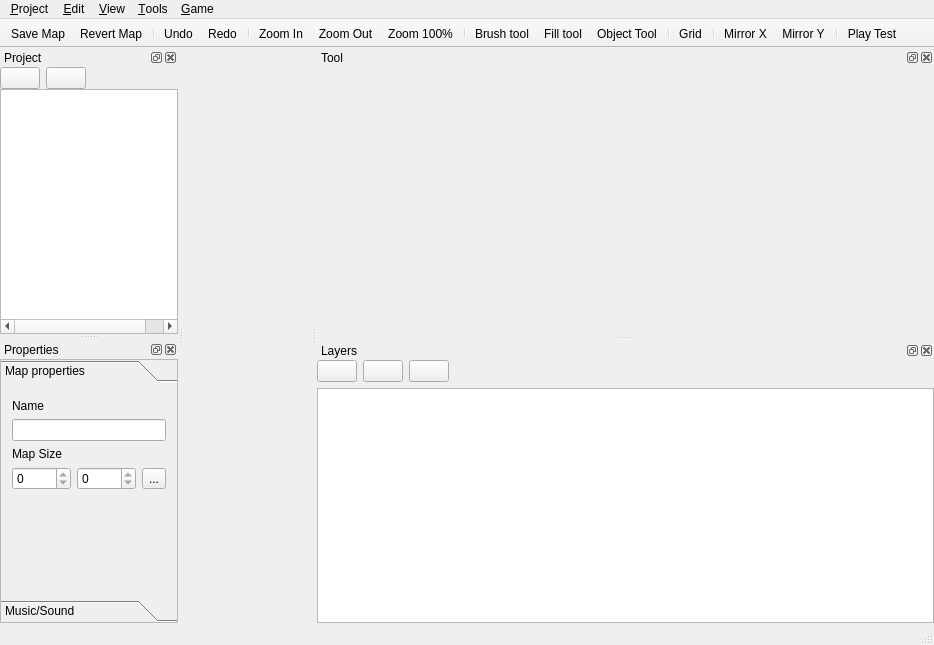
<?xml version="1.0" encoding="UTF-8"?>
<ui version="4.0">
 <class>MainWindow</class>
 <widget class="QMainWindow" name="MainWindow">
  <property name="geometry">
   <rect>
    <x>0</x>
    <y>0</y>
    <width>934</width>
    <height>645</height>
   </rect>
  </property>
  <property name="windowTitle">
   <string>AOBA Game Studio</string>
  </property>
  <property name="windowIcon">
   <iconset>
    <normaloff>:/icons/share/old_easyrpg.png</normaloff>:/icons/share/old_easyrpg.png</iconset>
  </property>
  <widget class="QWidget" name="centralWidget">
   <layout class="QHBoxLayout" name="layoutCentral">
    <property name="leftMargin">
     <number>0</number>
    </property>
    <property name="topMargin">
     <number>0</number>
    </property>
    <property name="rightMargin">
     <number>0</number>
    </property>
    <property name="bottomMargin">
     <number>0</number>
    </property>
    <item>
     <widget class="QTabWidget" name="tabMap">
      <property name="documentMode">
       <bool>true</bool>
      </property>
      <property name="tabsClosable">
       <bool>true</bool>
      </property>
      <property name="movable">
       <bool>true</bool>
      </property>
     </widget>
    </item>
   </layout>
  </widget>
  <widget class="QMenuBar" name="menuBar">
   <property name="geometry">
    <rect>
     <x>0</x>
     <y>0</y>
     <width>934</width>
     <height>19</height>
    </rect>
   </property>
   <widget class="QMenu" name="menuGame">
    <property name="title">
     <string>&amp;Project</string>
    </property>
    <addaction name="actionProjectNew"/>
    <addaction name="actionProjectOpen"/>
    <addaction name="actionProjectClose"/>
    <addaction name="separator"/>
    <addaction name="actionMapSave"/>
    <addaction name="actionMapRevert"/>
    <addaction name="separator"/>
    <addaction name="actionGameDiskCreate"/>
    <addaction name="separator"/>
    <addaction name="actionQuit"/>
   </widget>
   <widget class="QMenu" name="menuEdit">
    <property name="title">
     <string>&amp;Edit</string>
    </property>
    <addaction name="actionUndo"/>
    <addaction name="actionRedo"/>
    <addaction name="separator"/>
    <addaction name="actionResizeMap"/>
   </widget>
   <widget class="QMenu" name="menuTools">
    <property name="title">
     <string>&amp;Tools</string>
    </property>
    <addaction name="actionSpriteEditor"/>
    <addaction name="actionTilesetEditor"/>
   </widget>
   <widget class="QMenu" name="menuGame2">
    <property name="title">
     <string>&amp;Game</string>
    </property>
    <addaction name="actionPlayTest"/>
    <addaction name="separator"/>
   </widget>
   <widget class="QMenu" name="menuView">
    <property name="title">
     <string>&amp;View</string>
    </property>
    <widget class="QMenu" name="menuMap_Layers">
     <property name="title">
      <string>Map Layers</string>
     </property>
     <addaction name="actionToggleGrid"/>
    </widget>
    <addaction name="menuMap_Layers"/>
    <addaction name="separator"/>
    <addaction name="actionZoomIn"/>
    <addaction name="actionZoomOut"/>
    <addaction name="actionZoom100"/>
   </widget>
   <addaction name="menuGame"/>
   <addaction name="menuEdit"/>
   <addaction name="menuView"/>
   <addaction name="menuTools"/>
   <addaction name="menuGame2"/>
  </widget>
  <widget class="QToolBar" name="mainToolBar">
   <property name="windowTitle">
    <string>Tools</string>
   </property>
   <property name="movable">
    <bool>false</bool>
   </property>
   <property name="floatable">
    <bool>false</bool>
   </property>
   <attribute name="toolBarArea">
    <enum>TopToolBarArea</enum>
   </attribute>
   <attribute name="toolBarBreak">
    <bool>false</bool>
   </attribute>
   <addaction name="actionMapSave"/>
   <addaction name="actionMapRevert"/>
   <addaction name="separator"/>
   <addaction name="actionUndo"/>
   <addaction name="actionRedo"/>
   <addaction name="separator"/>
   <addaction name="actionZoomIn"/>
   <addaction name="actionZoomOut"/>
   <addaction name="actionZoom100"/>
   <addaction name="separator"/>
   <addaction name="actionBrushTool"/>
   <addaction name="actionFillTool"/>
   <addaction name="actionNpcEditorTool"/>
   <addaction name="separator"/>
   <addaction name="actionToggleGrid"/>
   <addaction name="separator"/>
   <addaction name="actionMirrorX"/>
   <addaction name="actionMirrorY"/>
   <addaction name="separator"/>
   <addaction name="actionPlayTest"/>
  </widget>
  <widget class="QStatusBar" name="statusBar"/>
  <widget class="QDockWidget" name="toolPaletteDock">
   <property name="features">
    <set>QDockWidget::AllDockWidgetFeatures</set>
   </property>
   <property name="windowTitle">
    <string>Tool</string>
   </property>
   <attribute name="dockWidgetArea">
    <number>2</number>
   </attribute>
   <widget class="QWidget" name="dockWidgetContents">
    <layout class="QVBoxLayout" name="layoutDock">
     <property name="spacing">
      <number>0</number>
     </property>
     <property name="leftMargin">
      <number>0</number>
     </property>
     <property name="topMargin">
      <number>0</number>
     </property>
     <property name="rightMargin">
      <number>0</number>
     </property>
     <property name="bottomMargin">
      <number>0</number>
     </property>
     <item>
      <widget class="QStackedWidget" name="paletteToolContainer">
       <property name="currentIndex">
        <number>1</number>
       </property>
       <widget class="QWidget" name="tilesetTool">
        <layout class="QVBoxLayout" name="verticalLayout_6">
         <property name="leftMargin">
          <number>0</number>
         </property>
         <property name="topMargin">
          <number>0</number>
         </property>
         <property name="rightMargin">
          <number>0</number>
         </property>
         <property name="bottomMargin">
          <number>0</number>
         </property>
         <item>
          <widget class="QTabBar" name="tilesetLayerSelectBar" native="true"/>
         </item>
         <item>
          <widget class="AobaGraphicsView" name="tilesetGraphics"/>
         </item>
         <item>
          <widget class="QWidget" name="widget" native="true">
           <layout class="QHBoxLayout" name="horizontalLayout_2">
            <property name="leftMargin">
             <number>0</number>
            </property>
            <property name="topMargin">
             <number>0</number>
            </property>
            <property name="rightMargin">
             <number>0</number>
            </property>
            <property name="bottomMargin">
             <number>0</number>
            </property>
            <item>
             <widget class="QToolButton" name="showTilesetGridButton">
              <property name="text">
               <string>Show grid</string>
              </property>
              <property name="icon">
               <iconset resource="../resources/Resources.qrc">
                <normaloff>:/bright/grid</normaloff>:/bright/grid</iconset>
              </property>
              <property name="checkable">
               <bool>true</bool>
              </property>
              <property name="checked">
               <bool>true</bool>
              </property>
             </widget>
            </item>
            <item>
             <widget class="QToolButton" name="showTilesetCollisionButton">
              <property name="text">
               <string>Toggle collision visible</string>
              </property>
              <property name="icon">
               <iconset resource="../resources/Resources.qrc">
                <normaloff>:/bright/brickwall</normaloff>:/bright/brickwall</iconset>
              </property>
              <property name="checkable">
               <bool>true</bool>
              </property>
             </widget>
            </item>
            <item>
             <widget class="QToolButton" name="showTilesetEnterButton">
              <property name="text">
               <string>Toggle enter visibility</string>
              </property>
              <property name="icon">
               <iconset resource="../resources/Resources.qrc">
                <normaloff>:/bright/footprint</normaloff>:/bright/footprint</iconset>
              </property>
              <property name="checkable">
               <bool>true</bool>
              </property>
             </widget>
            </item>
            <item>
             <widget class="QToolButton" name="showTilesetMoveButton">
              <property name="text">
               <string>Toggle movement visibility</string>
              </property>
              <property name="icon">
               <iconset resource="../resources/Resources.qrc">
                <normaloff>:/bright/move-arrows</normaloff>:/bright/move-arrows</iconset>
              </property>
              <property name="checkable">
               <bool>true</bool>
              </property>
             </widget>
            </item>
            <item>
             <widget class="QToolButton" name="showTilesetExitButton">
              <property name="text">
               <string>Toggle exit visiblity</string>
              </property>
              <property name="icon">
               <iconset resource="../resources/Resources.qrc">
                <normaloff>:/bright/door</normaloff>:/bright/door</iconset>
              </property>
              <property name="checkable">
               <bool>true</bool>
              </property>
             </widget>
            </item>
            <item>
             <spacer name="horizontalSpacer_2">
              <property name="orientation">
               <enum>Qt::Horizontal</enum>
              </property>
              <property name="sizeHint" stdset="0">
               <size>
                <width>40</width>
                <height>20</height>
               </size>
              </property>
             </spacer>
            </item>
           </layout>
          </widget>
         </item>
        </layout>
       </widget>
       <widget class="QWidget" name="npcTool">
        <layout class="QVBoxLayout" name="verticalLayout_8">
         <property name="spacing">
          <number>0</number>
         </property>
         <property name="leftMargin">
          <number>0</number>
         </property>
         <property name="topMargin">
          <number>0</number>
         </property>
         <property name="rightMargin">
          <number>0</number>
         </property>
         <property name="bottomMargin">
          <number>0</number>
         </property>
         <item>
          <widget class="QScrollArea" name="scrollArea_2">
           <property name="frameShape">
            <enum>QFrame::NoFrame</enum>
           </property>
           <property name="widgetResizable">
            <bool>true</bool>
           </property>
           <widget class="QWidget" name="scrollAreaWidgetContents_2">
            <property name="geometry">
             <rect>
              <x>0</x>
              <y>0</y>
              <width>256</width>
              <height>291</height>
             </rect>
            </property>
            <layout class="QVBoxLayout" name="verticalLayout_9">
             <property name="leftMargin">
              <number>0</number>
             </property>
             <property name="topMargin">
              <number>0</number>
             </property>
             <property name="rightMargin">
              <number>0</number>
             </property>
             <property name="bottomMargin">
              <number>0</number>
             </property>
             <item>
              <widget class="NpcToolWidget" name="currentNpc" native="true"/>
             </item>
            </layout>
           </widget>
          </widget>
         </item>
        </layout>
       </widget>
       <widget class="QWidget" name="terrainTool">
        <layout class="QVBoxLayout" name="verticalLayout_7">
         <property name="leftMargin">
          <number>0</number>
         </property>
         <property name="topMargin">
          <number>0</number>
         </property>
         <property name="rightMargin">
          <number>0</number>
         </property>
         <property name="bottomMargin">
          <number>0</number>
         </property>
         <item>
          <widget class="MapTerrainLayerList" name="terrainListWidget"/>
         </item>
        </layout>
       </widget>
      </widget>
     </item>
    </layout>
   </widget>
  </widget>
  <widget class="QDockWidget" name="projectTreeDock">
   <property name="features">
    <set>QDockWidget::AllDockWidgetFeatures</set>
   </property>
   <property name="allowedAreas">
    <set>Qt::LeftDockWidgetArea|Qt::RightDockWidgetArea</set>
   </property>
   <property name="windowTitle">
    <string>Project</string>
   </property>
   <attribute name="dockWidgetArea">
    <number>1</number>
   </attribute>
   <widget class="QWidget" name="dockWidgetContents2">
    <layout class="QVBoxLayout" name="layoutDock2">
     <property name="spacing">
      <number>0</number>
     </property>
     <property name="leftMargin">
      <number>0</number>
     </property>
     <property name="topMargin">
      <number>0</number>
     </property>
     <property name="rightMargin">
      <number>0</number>
     </property>
     <property name="bottomMargin">
      <number>0</number>
     </property>
     <item>
      <widget class="QWidget" name="widgetBar2" native="true">
       <layout class="QVBoxLayout" name="layoutBar2">
        <property name="spacing">
         <number>0</number>
        </property>
        <property name="leftMargin">
         <number>0</number>
        </property>
        <property name="topMargin">
         <number>0</number>
        </property>
        <property name="rightMargin">
         <number>0</number>
        </property>
        <property name="bottomMargin">
         <number>0</number>
        </property>
       </layout>
      </widget>
     </item>
     <item>
      <widget class="QWidget" name="projectTreeTitleBar" native="true">
       <layout class="QHBoxLayout" name="horizontalLayout">
        <property name="leftMargin">
         <number>0</number>
        </property>
        <property name="topMargin">
         <number>0</number>
        </property>
        <property name="rightMargin">
         <number>0</number>
        </property>
        <property name="bottomMargin">
         <number>0</number>
        </property>
        <item>
         <widget class="QPushButton" name="newMapButton">
          <property name="toolTip">
           <string>Create a new map</string>
          </property>
          <property name="text">
           <string/>
          </property>
          <property name="icon">
           <iconset resource="../resources/Resources.qrc">
            <normaloff>:/bright/plus</normaloff>:/bright/plus</iconset>
          </property>
         </widget>
        </item>
        <item>
         <widget class="QPushButton" name="deleteMapButton">
          <property name="toolTip">
           <string>Deletes the selected map</string>
          </property>
          <property name="text">
           <string/>
          </property>
          <property name="icon">
           <iconset resource="../resources/Resources.qrc">
            <normaloff>:/bright/cross</normaloff>:/bright/cross</iconset>
          </property>
         </widget>
        </item>
        <item>
         <spacer name="horizontalSpacer">
          <property name="orientation">
           <enum>Qt::Horizontal</enum>
          </property>
          <property name="sizeHint" stdset="0">
           <size>
            <width>119</width>
            <height>20</height>
           </size>
          </property>
         </spacer>
        </item>
       </layout>
      </widget>
     </item>
     <item>
      <widget class="ProjectTreeWidget" name="projectTree">
       <property name="dragEnabled">
        <bool>true</bool>
       </property>
       <property name="dragDropMode">
        <enum>QAbstractItemView::DragDrop</enum>
       </property>
       <property name="defaultDropAction">
        <enum>Qt::MoveAction</enum>
       </property>
       <property name="expandsOnDoubleClick">
        <bool>false</bool>
       </property>
       <attribute name="headerVisible">
        <bool>false</bool>
       </attribute>
       <column>
        <property name="text">
         <string>Map Name</string>
        </property>
       </column>
       <column>
        <property name="text">
         <string>Map ID</string>
        </property>
       </column>
      </widget>
     </item>
    </layout>
   </widget>
  </widget>
  <widget class="QDockWidget" name="layersDock">
   <property name="windowTitle">
    <string>Layers</string>
   </property>
   <attribute name="dockWidgetArea">
    <number>2</number>
   </attribute>
   <widget class="QWidget" name="dockWidgetContents_2">
    <layout class="QVBoxLayout" name="verticalLayout">
     <property name="leftMargin">
      <number>0</number>
     </property>
     <property name="topMargin">
      <number>0</number>
     </property>
     <property name="rightMargin">
      <number>0</number>
     </property>
     <property name="bottomMargin">
      <number>0</number>
     </property>
     <item>
      <widget class="QWidget" name="widget_3" native="true">
       <layout class="QHBoxLayout" name="horizontalLayout_4">
        <property name="leftMargin">
         <number>0</number>
        </property>
        <property name="topMargin">
         <number>0</number>
        </property>
        <property name="rightMargin">
         <number>0</number>
        </property>
        <property name="bottomMargin">
         <number>0</number>
        </property>
        <item>
         <widget class="QPushButton" name="layerCreateButton">
          <property name="toolTip">
           <string>Create a switch</string>
          </property>
          <property name="text">
           <string/>
          </property>
          <property name="icon">
           <iconset resource="../resources/Resources.qrc">
            <normaloff>:/bright/plus</normaloff>:/bright/plus</iconset>
          </property>
         </widget>
        </item>
        <item>
         <widget class="QPushButton" name="layerEditButton">
          <property name="toolTip">
           <string>Renames the active switch</string>
          </property>
          <property name="text">
           <string/>
          </property>
          <property name="icon">
           <iconset resource="../resources/Resources.qrc">
            <normaloff>:/bright/pen</normaloff>:/bright/pen</iconset>
          </property>
         </widget>
        </item>
        <item>
         <widget class="QPushButton" name="layerRemoveButton">
          <property name="toolTip">
           <string>Delete switch</string>
          </property>
          <property name="text">
           <string/>
          </property>
          <property name="icon">
           <iconset resource="../resources/Resources.qrc">
            <normaloff>:/bright/cross</normaloff>:/bright/cross</iconset>
          </property>
         </widget>
        </item>
        <item>
         <spacer name="horizontalSpacer_3">
          <property name="orientation">
           <enum>Qt::Horizontal</enum>
          </property>
          <property name="sizeHint" stdset="0">
           <size>
            <width>160</width>
            <height>20</height>
           </size>
          </property>
         </spacer>
        </item>
       </layout>
      </widget>
     </item>
     <item>
      <widget class="MapLayerList" name="layers"/>
     </item>
    </layout>
   </widget>
  </widget>
  <widget class="QDockWidget" name="toolBoxDock">
   <property name="features">
    <set>QDockWidget::AllDockWidgetFeatures</set>
   </property>
   <property name="windowTitle">
    <string>Properties</string>
   </property>
   <attribute name="dockWidgetArea">
    <number>1</number>
   </attribute>
   <widget class="QWidget" name="dockWidgetContents_3">
    <layout class="QVBoxLayout" name="verticalLayout_2">
     <property name="leftMargin">
      <number>0</number>
     </property>
     <property name="topMargin">
      <number>0</number>
     </property>
     <property name="rightMargin">
      <number>0</number>
     </property>
     <property name="bottomMargin">
      <number>0</number>
     </property>
     <item>
      <widget class="QScrollArea" name="scrollArea">
       <property name="widgetResizable">
        <bool>true</bool>
       </property>
       <widget class="QWidget" name="scrollAreaWidgetContents">
        <property name="geometry">
         <rect>
          <x>0</x>
          <y>0</y>
          <width>254</width>
          <height>257</height>
         </rect>
        </property>
        <layout class="QVBoxLayout" name="verticalLayout_5">
         <property name="leftMargin">
          <number>0</number>
         </property>
         <property name="topMargin">
          <number>0</number>
         </property>
         <property name="rightMargin">
          <number>0</number>
         </property>
         <property name="bottomMargin">
          <number>0</number>
         </property>
         <item>
          <widget class="QToolBox" name="toolBox">
           <property name="currentIndex">
            <number>0</number>
           </property>
           <widget class="QWidget" name="mapPropertiesPage">
            <property name="geometry">
             <rect>
              <x>0</x>
              <y>0</y>
              <width>254</width>
              <height>203</height>
             </rect>
            </property>
            <attribute name="label">
             <string>Map properties</string>
            </attribute>
            <layout class="QVBoxLayout" name="verticalLayout_3">
             <item>
              <widget class="QLabel" name="label_2">
               <property name="text">
                <string>Name</string>
               </property>
              </widget>
             </item>
             <item>
              <widget class="QLineEdit" name="mapNameEdit"/>
             </item>
             <item>
              <widget class="QLabel" name="label_4">
               <property name="text">
                <string>Map Size</string>
               </property>
              </widget>
             </item>
             <item>
              <widget class="QWidget" name="widget_2" native="true">
               <layout class="QHBoxLayout" name="horizontalLayout_3">
                <property name="leftMargin">
                 <number>0</number>
                </property>
                <property name="topMargin">
                 <number>0</number>
                </property>
                <property name="rightMargin">
                 <number>0</number>
                </property>
                <property name="bottomMargin">
                 <number>0</number>
                </property>
                <item>
                 <widget class="QSpinBox" name="mapWidthEdit">
                  <property name="enabled">
                   <bool>true</bool>
                  </property>
                  <property name="readOnly">
                   <bool>true</bool>
                  </property>
                  <property name="maximum">
                   <number>256</number>
                  </property>
                 </widget>
                </item>
                <item>
                 <widget class="QSpinBox" name="mapHeightEdit">
                  <property name="readOnly">
                   <bool>true</bool>
                  </property>
                  <property name="maximum">
                   <number>256</number>
                  </property>
                 </widget>
                </item>
                <item>
                 <widget class="QToolButton" name="resizeMapButton">
                  <property name="toolTip">
                   <string>Resize map</string>
                  </property>
                  <property name="text">
                   <string>...</string>
                  </property>
                  <property name="icon">
                   <iconset resource="../resources/Resources.qrc">
                    <normaloff>:/bright/pen</normaloff>:/bright/pen</iconset>
                  </property>
                 </widget>
                </item>
               </layout>
              </widget>
             </item>
             <item>
              <spacer name="verticalSpacer">
               <property name="orientation">
                <enum>Qt::Vertical</enum>
               </property>
               <property name="sizeHint" stdset="0">
                <size>
                 <width>20</width>
                 <height>40</height>
                </size>
               </property>
              </spacer>
             </item>
            </layout>
           </widget>
           <widget class="QWidget" name="musicSoundPage">
            <property name="geometry">
             <rect>
              <x>0</x>
              <y>0</y>
              <width>254</width>
              <height>203</height>
             </rect>
            </property>
            <attribute name="label">
             <string>Music/Sound</string>
            </attribute>
            <layout class="QVBoxLayout" name="verticalLayout_4">
             <item>
              <widget class="QLabel" name="label_3">
               <property name="text">
                <string>TextLabel</string>
               </property>
              </widget>
             </item>
             <item>
              <spacer name="verticalSpacer_2">
               <property name="orientation">
                <enum>Qt::Vertical</enum>
               </property>
               <property name="sizeHint" stdset="0">
                <size>
                 <width>20</width>
                 <height>238</height>
                </size>
               </property>
              </spacer>
             </item>
            </layout>
           </widget>
          </widget>
         </item>
        </layout>
       </widget>
      </widget>
     </item>
    </layout>
   </widget>
  </widget>
  <action name="actionProjectOpen">
   <property name="text">
    <string>&amp;Open Project</string>
   </property>
   <property name="statusTip">
    <string>Open an existing Game Project</string>
   </property>
   <property name="shortcut">
    <string>Ctrl+O</string>
   </property>
  </action>
  <action name="actionProjectNew">
   <property name="text">
    <string>&amp;New Project</string>
   </property>
   <property name="statusTip">
    <string>Create a new Game Project</string>
   </property>
   <property name="shortcut">
    <string>Ctrl+N</string>
   </property>
  </action>
  <action name="actionProjectClose">
   <property name="text">
    <string>&amp;Close Project</string>
   </property>
   <property name="statusTip">
    <string>Close current opened Game Project</string>
   </property>
   <property name="shortcut">
    <string>Ctrl+X</string>
   </property>
  </action>
  <action name="actionGameDiskCreate">
   <property name="icon">
    <iconset resource="../resources/Resources.qrc">
     <normaloff>:/bright/gamepad</normaloff>:/bright/gamepad</iconset>
   </property>
   <property name="text">
    <string>Create Game &amp;Disk</string>
   </property>
   <property name="statusTip">
    <string>Generate game installation executable</string>
   </property>
  </action>
  <action name="actionQuit">
   <property name="text">
    <string>&amp;Quit</string>
   </property>
   <property name="statusTip">
    <string>Quit Maker</string>
   </property>
  </action>
  <action name="actionMapSave">
   <property name="icon">
    <iconset resource="../resources/Resources.qrc">
     <normaloff>:/bright/save</normaloff>:/bright/save</iconset>
   </property>
   <property name="text">
    <string>&amp;Save Map</string>
   </property>
   <property name="toolTip">
    <string>Save current Map (Ctrl+S)</string>
   </property>
   <property name="statusTip">
    <string>Save all changes done in maps</string>
   </property>
   <property name="shortcut">
    <string>Ctrl+S</string>
   </property>
  </action>
  <action name="actionMapRevert">
   <property name="icon">
    <iconset resource="../resources/Resources.qrc">
     <normaloff>:/bright/revert</normaloff>:/bright/revert</iconset>
   </property>
   <property name="text">
    <string>&amp;Revert Map</string>
   </property>
   <property name="toolTip">
    <string>Revert currentl Map (Ctrl+R)</string>
   </property>
   <property name="statusTip">
    <string>Revert changes on all maps</string>
   </property>
   <property name="shortcut">
    <string>Ctrl+R</string>
   </property>
  </action>
  <action name="actionZoom100">
   <property name="icon">
    <iconset resource="../resources/Resources.qrc">
     <normaloff>:/bright/zoom-revert</normaloff>:/bright/zoom-revert</iconset>
   </property>
   <property name="text">
    <string>&amp;Zoom 100%</string>
   </property>
   <property name="toolTip">
    <string>Zoom 100%</string>
   </property>
   <property name="statusTip">
    <string>Scale 200%</string>
   </property>
  </action>
  <action name="actionZoomIn">
   <property name="icon">
    <iconset resource="../resources/Resources.qrc">
     <normaloff>:/bright/zoom-in</normaloff>:/bright/zoom-in</iconset>
   </property>
   <property name="text">
    <string>Zoom &amp;In</string>
   </property>
   <property name="toolTip">
    <string>Zoom In</string>
   </property>
   <property name="statusTip">
    <string>Scale 100%</string>
   </property>
   <property name="shortcut">
    <string>+</string>
   </property>
  </action>
  <action name="actionZoomOut">
   <property name="icon">
    <iconset resource="../resources/Resources.qrc">
     <normaloff>:/bright/zoom-out</normaloff>:/bright/zoom-out</iconset>
   </property>
   <property name="text">
    <string>Zoom &amp;Out</string>
   </property>
   <property name="toolTip">
    <string>Zoom Out</string>
   </property>
   <property name="statusTip">
    <string>Scale 50%</string>
   </property>
   <property name="shortcut">
    <string>-</string>
   </property>
  </action>
  <action name="actionPlayTest">
   <property name="icon">
    <iconset resource="../resources/Resources.qrc">
     <normaloff>:/bright/play</normaloff>:/bright/play</iconset>
   </property>
   <property name="text">
    <string>&amp;Play Test</string>
   </property>
   <property name="statusTip">
    <string>Test your Game</string>
   </property>
   <property name="shortcut">
    <string>F5</string>
   </property>
  </action>
  <action name="actionBrushTool">
   <property name="checkable">
    <bool>true</bool>
   </property>
   <property name="icon">
    <iconset resource="../resources/Resources.qrc">
     <normaloff>:/bright/pen</normaloff>:/bright/pen</iconset>
   </property>
   <property name="text">
    <string>Brush tool</string>
   </property>
   <property name="toolTip">
    <string>Paints on the map with a brush (B)</string>
   </property>
   <property name="shortcut">
    <string>B</string>
   </property>
  </action>
  <action name="actionFillTool">
   <property name="checkable">
    <bool>true</bool>
   </property>
   <property name="icon">
    <iconset resource="../resources/Resources.qrc">
     <normaloff>:/bright/fill</normaloff>:/bright/fill</iconset>
   </property>
   <property name="text">
    <string>Fill tool</string>
   </property>
   <property name="toolTip">
    <string>Fills an area on the map (F)</string>
   </property>
   <property name="shortcut">
    <string>F</string>
   </property>
  </action>
  <action name="actionToggleGrid">
   <property name="checkable">
    <bool>true</bool>
   </property>
   <property name="icon">
    <iconset resource="../resources/Resources.qrc">
     <normaloff>:/bright/grid</normaloff>:/bright/grid</iconset>
   </property>
   <property name="text">
    <string>Grid</string>
   </property>
   <property name="toolTip">
    <string>Toggles the grid (Ctrl+G)</string>
   </property>
   <property name="shortcut">
    <string>Ctrl+G</string>
   </property>
  </action>
  <action name="actionMirrorX">
   <property name="checkable">
    <bool>true</bool>
   </property>
   <property name="icon">
    <iconset resource="../resources/Resources.qrc">
     <normaloff>:/bright/mirrorx</normaloff>:/bright/mirrorx</iconset>
   </property>
   <property name="text">
    <string>Mirror X</string>
   </property>
   <property name="toolTip">
    <string>Mirror tiles X (X)</string>
   </property>
   <property name="shortcut">
    <string>X</string>
   </property>
  </action>
  <action name="actionMirrorY">
   <property name="checkable">
    <bool>true</bool>
   </property>
   <property name="icon">
    <iconset resource="../resources/Resources.qrc">
     <normaloff>:/bright/mirrory</normaloff>:/bright/mirrory</iconset>
   </property>
   <property name="text">
    <string>Mirror Y</string>
   </property>
   <property name="toolTip">
    <string>Mirror tiles Y (Y)</string>
   </property>
   <property name="shortcut">
    <string>Y</string>
   </property>
  </action>
  <action name="actionUndo">
   <property name="icon">
    <iconset resource="../resources/Resources.qrc">
     <normaloff>:/bright/undo</normaloff>:/bright/undo</iconset>
   </property>
   <property name="text">
    <string>Undo</string>
   </property>
   <property name="toolTip">
    <string>Undo (Ctrl+Z)</string>
   </property>
   <property name="shortcut">
    <string>Ctrl+Z</string>
   </property>
  </action>
  <action name="actionRedo">
   <property name="icon">
    <iconset resource="../resources/Resources.qrc">
     <normaloff>:/bright/redo</normaloff>:/bright/redo</iconset>
   </property>
   <property name="text">
    <string>Redo</string>
   </property>
   <property name="toolTip">
    <string>Redo (Ctrl+Shift+Z)</string>
   </property>
   <property name="shortcut">
    <string>Ctrl+Shift+Z</string>
   </property>
  </action>
  <action name="actionSpriteEditor">
   <property name="text">
    <string>Sprite Editor</string>
   </property>
  </action>
  <action name="actionTilesetEditor">
   <property name="text">
    <string>Tileset Editor</string>
   </property>
  </action>
  <action name="actionResizeMap">
   <property name="text">
    <string>Resize Map</string>
   </property>
  </action>
  <action name="actionNpcEditorTool">
   <property name="checkable">
    <bool>true</bool>
   </property>
   <property name="icon">
    <iconset resource="../resources/Resources.qrc">
     <normaloff>:/bright/person</normaloff>:/bright/person</iconset>
   </property>
   <property name="text">
    <string>Object Tool</string>
   </property>
   <property name="shortcut">
    <string>O</string>
   </property>
  </action>
 </widget>
 <layoutdefault spacing="6" margin="11"/>
 <customwidgets>
  <customwidget>
   <class>QTabBar</class>
   <extends>QWidget</extends>
   <header location="global">QTabBar</header>
   <container>1</container>
  </customwidget>
  <customwidget>
   <class>MapLayerList</class>
   <extends>QTableWidget</extends>
   <header location="global">maker/map/MapLayerList.hpp</header>
  </customwidget>
  <customwidget>
   <class>AobaGraphicsView</class>
   <extends>QGraphicsView</extends>
   <header>maker/common/AobaGraphicsView.hpp</header>
  </customwidget>
  <customwidget>
   <class>ProjectTreeWidget</class>
   <extends>QTreeWidget</extends>
   <header location="global">maker/project/ProjectTreeWidget.hpp</header>
  </customwidget>
  <customwidget>
   <class>MapTerrainLayerList</class>
   <extends>QListWidget</extends>
   <header location="global">maker/map/MapTerrainLayerList.hpp</header>
  </customwidget>
  <customwidget>
   <class>NpcToolWidget</class>
   <extends>QWidget</extends>
   <header location="global">maker/map/NpcToolWidget.hpp</header>
   <container>1</container>
  </customwidget>
 </customwidgets>
 <resources>
  <include location="../resources/Resources.qrc"/>
 </resources>
 <connections>
  <connection>
   <sender>resizeMapButton</sender>
   <signal>clicked()</signal>
   <receiver>actionResizeMap</receiver>
   <slot>trigger()</slot>
   <hints>
    <hint type="sourcelabel">
     <x>233</x>
     <y>516</y>
    </hint>
    <hint type="destinationlabel">
     <x>-1</x>
     <y>-1</y>
    </hint>
   </hints>
  </connection>
 </connections>
</ui>
